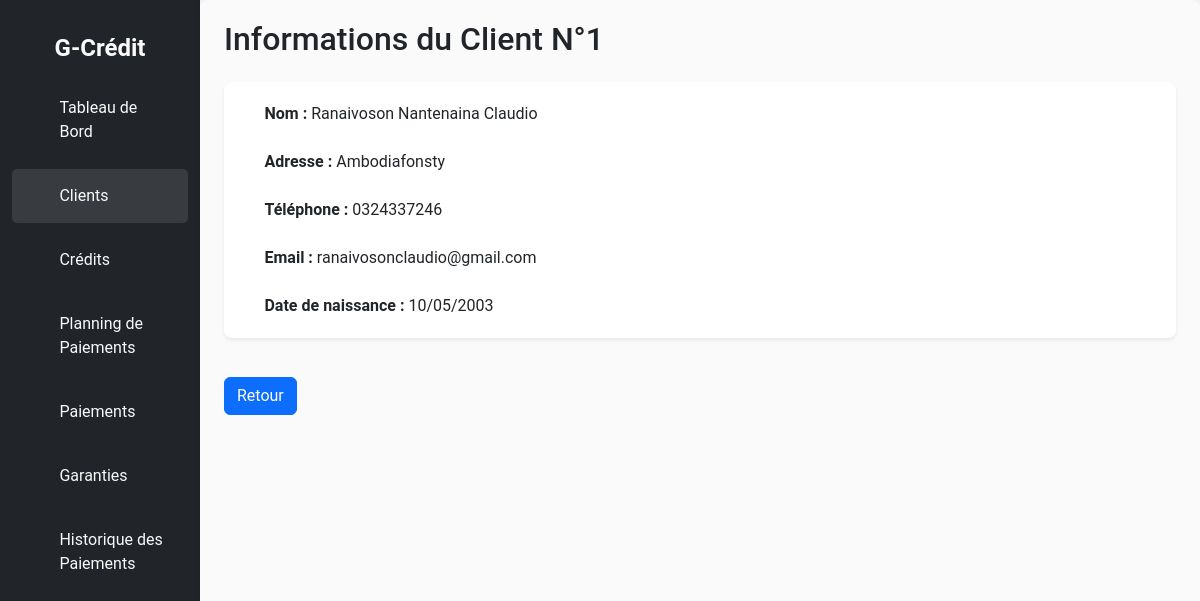
/credit/clients/detail/1/, run on the app's committed database.
### credit/models.py (models this page shows, shortened)
class Client(models.Model):
    id = models.AutoField(primary_key=True)
    nom = models.CharField(max_length=100)
    prenom = models.CharField(max_length=100)
    adresse = models.CharField(max_length=255)
    telephone = models.CharField(max_length=15)
    email = models.EmailField(unique=True)
    date_naissance = models.DateField()

### credit/views.py (the view)
# urls.py: path('clients/detail/<int:id>/', views.ClientDetail.as_view(), name='client-detail'),
class ClientDetail(DetailView):
    template_name = 'Clients/clientDetail.html'
    model = Client
    context_object_name = "leclient"
    pk_url_kwarg = "id"

### templates/Clients/clientDetail.html (shortened to what this page needs)
<!DOCTYPE html>
<html lang="fr">
<head>
    {% load static %}
    <link rel="stylesheet" href="{% static 'bootstrap/css/bootstrap.css' %}">
    <link rel="stylesheet" href="{% static 'credit/css/style.css' %}">
    <link rel="stylesheet" href="{% static 'bootstrap-icons-1.11.3/font/bootstrap-icons.css' %}">
    <link rel="stylesheet" href="{% static 'sweetalert/sweetalert2.min.css' %}">
</head>
<body>
    <div class="container-fluid">
        <div class="row">
            <nav class="col-md-3 col-lg-2 d-none d-md-block bg-dark sidebar">
                <div class="logo-details">
                    <span class="logo_name">G-Crédit</span>
                </div>
                <ul class="nav-links">
                    <li>
                        <a href="{% url 'home' %}">
                            <i class="bi bi-grid"></i>
                            <span>Tableau de Bord</span>
                        </a>
                    </li>
                    <li>
                        <a href="{% url 'client-list' %}" class="active">
                            <i class="bi bi-person"></i>
                            <span>Clients</span>
                        </a>
                    </li>
                    <li>
                        <a href="{% url 'credit-list' %}">
                            <i class="bi bi-calendar"></i>
                            <span>Crédits</span>
                        </a>
                    </li>
                    <li>
                        <a href="{% url 'planning-paiement-list' %}">
                            <i class="bi bi-file-earmark-text"></i>
                            <span>Planning de Paiements</span>
                        </a>
                    </li>
                    <li>
                        <a href="{% url 'paiement-list' %}">
                            <i class="bi bi-cash-coin"></i>
                            <span>Paiements</span>
                        </a>
                    </li>
                    <li>
                        <a href="{% url 'garantie-list' %}">
                            <i class="bi bi-shield-lock"></i>
                            <span>Garanties</span>
                        </a>
                    </li>
                    <li>
                        <a href="{% url 'historique-list' %}">
                            <i class="bi bi-journal-text"></i>
                            <span>Historique des Paiements</span>
                        </a>
                    </li>
                </ul>
            </nav>
            <main class="col-md-9 ms-sm-auto col-lg-10 px-md-4" id="main-content">
                <h2 class="mb-4">Informations du Client N°{{ leclient.id }}</h2>
                <div class="card shadow-sm border-0">
                    <div class="card-body">
                        <form method="post" action="">
                            <div class="mb-4">
                                <div class="d-flex align-items-center">
                                    <i class="bi bi-person-circle text-primary me-2"></i>
                                    <span><strong>Nom :</strong> {{ leclient.nom }} {{ leclient.prenom }}</span>
                                </div>
                            </div>
                            <div class="mb-4">
                                <div class="d-flex align-items-center">
                                    <i class="bi bi-house-fill text-success me-2"></i>
                                    <span><strong>Adresse :</strong> {{ leclient.adresse }}</span>
                                </div>
                            </div>
                            <div class="mb-4">
                                <div class="d-flex align-items-center">
                                    <i class="bi bi-telephone-fill text-info me-2"></i>
                                    <span><strong>Téléphone :</strong> {{ leclient.telephone }}</span>
                                </div>
                            </div>
                            <div class="mb-4">
                                <div class="d-flex align-items-center">
                                    <i class="bi bi-envelope-fill text-danger me-2"></i>
                                    <span><strong>Email :</strong> {{ leclient.email }}</span>
                                </div>
                            </div>
                            <div>
                                <div class="d-flex align-items-center">
                                    <i class="bi bi-calendar-event-fill text-warning me-2"></i>
                                    <span><strong>Date de naissance :</strong> {{ leclient.date_naissance|date:"d/m/Y" }}</span>
                                </div>
                            </div>
                        </form>
                    </div>
                </div>
                <a href="{% url 'client-list' %}" class="btn btn-primary mt-4">Retour</a>
            </main>
        </div>
    </div>
</body>
</html>

### statics/credit/css/style.css (style rules this page uses)
* { margin: 0; padding: 0; box-sizing: border-box; transition: all 500ms ease; }
body { font-family: 'Roboto', sans-serif; background-color: #f5f7fa; }
.sidebar { padding-top: 20px; background-color: #343a40; color: white; height: 100vh; }
.logo-details { display: flex; justify-content: center; padding: 10px; }
.logo_name { font-size: 1.5rem; font-weight: bold; color: #fafafa; }
.nav-links { list-style: none; padding: 0; }
.nav-links li { width: 100%; padding: 5px 0; }
.nav-links a { display: flex; align-items: center; padding: 15px; color: #f8f9fa; text-decoration: none; transition: background 0.3s, color 0.3s; }
.nav-links a i { margin-right: 20px; }
.nav-links a:hover, .nav-links a.active { background-color: rgba(255, 255, 255, 0.1); color: #fafafa; border-radius: 5px; }
#main-content { padding: 20px; background-color: #fafafa; border-radius: 8px; box-shadow: 0 2px 10px rgba(0, 0, 0, 0.1); }
.card { margin: 15px 0; border: none; border-radius: 8px; transition: transform 0.3s, box-shadow 0.3s; }
.card-body { padding: 20px; }

### data on the page
Client: id "1", nom "Ranaivoson", prenom "Nantenaina Claudio", adresse "Ambodiafonsty", telephone "0324337246", email "ranaivosonclaudio@gmail.com", date_naissance "10/05/2003"
